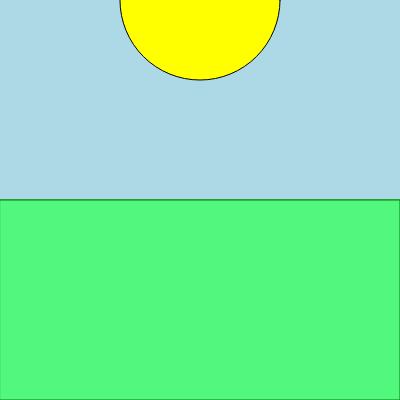
Frame 1 (no input)
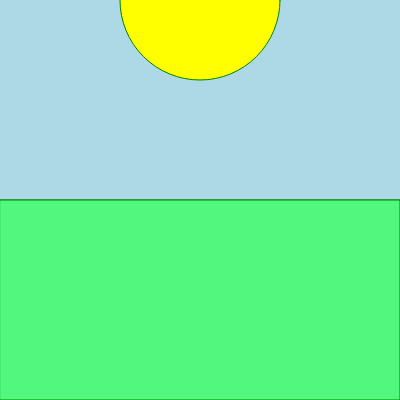
Frame 60 (no input)
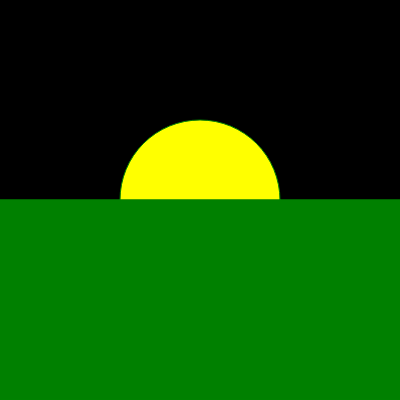
Frame 120 (the mouse pressed at the canvas centre since frame 60)

The p5.js sketch that drew these frames (run headless with seeded random() and noise() and a simulated clock; from frame 60 on, the mouse is pressed at the canvas centre):

// p5.js sketch
// ── sketch.js
//定义太阳高度和地平线自变量
let sunHeight;
let horizon=200;

function setup() {
  createCanvas(400, 400);
}

function draw() {
  // background(0);
  
  //太阳跟随鼠标Y轴坐标
  sunHeight=mouseY;

  //背景变色条件
  if(sunHeight < horizon) {
    background("lightblue");
  } else {
    background(0)
  }

  //太阳
  fill("yellow");
  circle(200, sunHeight, 160);
  //地平线
  stroke("green");
  line(0,horizon,400,horizon);

  //草坪
  fill("green");
  if(sunHeight < horizon) {
    fill("rgba(81, 248, 125, 1)")
  }
  rect(0,horizon,400,200)
}
